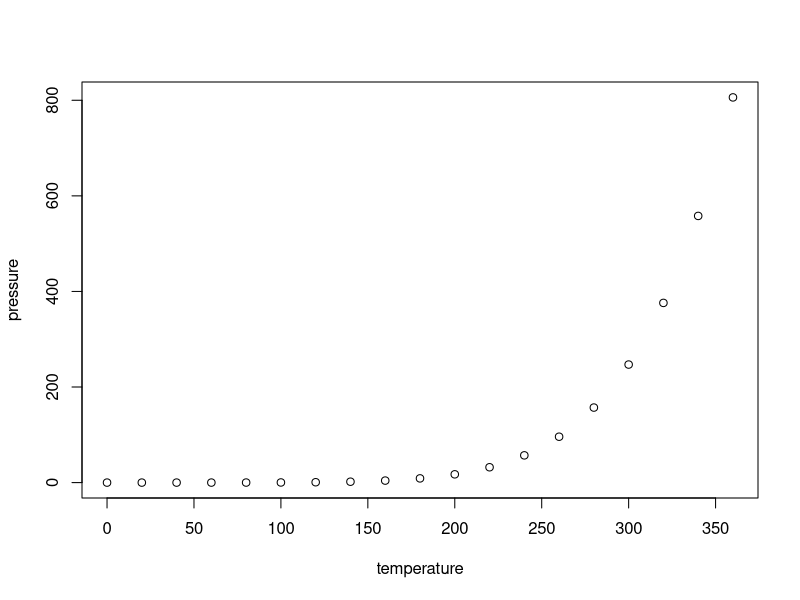
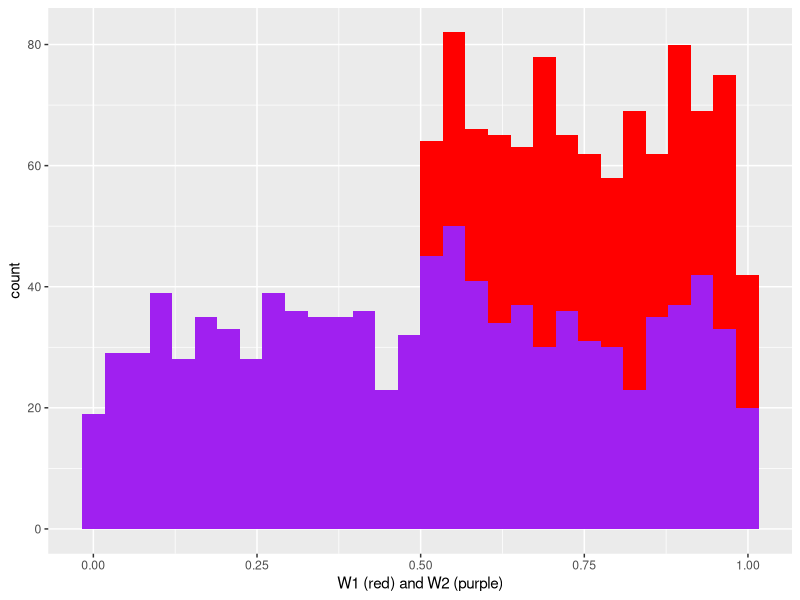
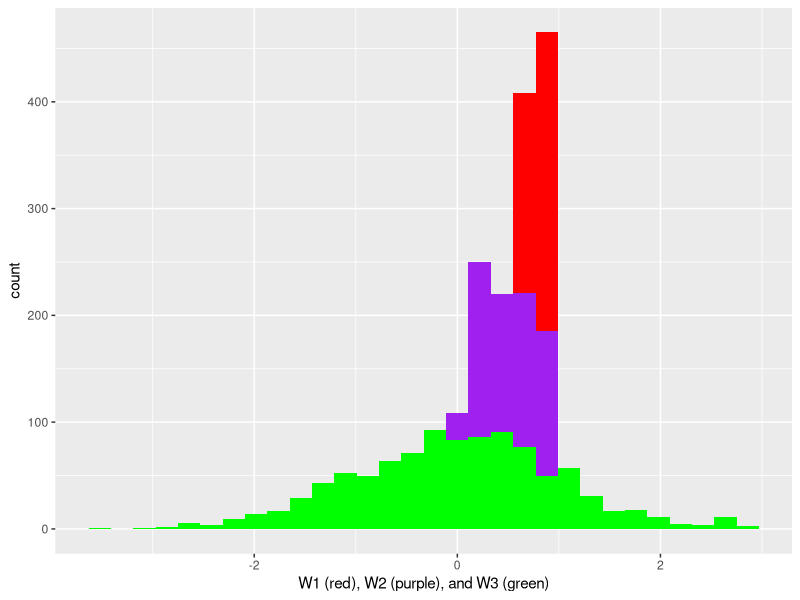

These charts were generated, in order, by the following R code:
## ---- chunk 1
## Set global options (apply to the whole file) and load packages here
knitr::opts_chunk$set(echo = TRUE) ## By default, will print out both code and results
library(tidyverse)
## ---- chunk 2
summary(cars)
## ---- chunk 3
plot(pressure)
## ---- chunk 4
# Set random seed so that data reproduces the same each time it is run
set.seed(27)

# Sample Size
n <- 1000

# Generate data
df <- data.frame(W1=runif(n, min=0.5, max=1),
		  W2=runif(n, min=0, max=1)) 
# creates a data frame (df) consisting of random deviates taken from the uniform distribution of n, ranging from from 0.5 to 1 (w1) AND 0 to 1 (w2).

head(df) #tests the first 6 rows to see if this returned as desired

df <-  mutate(df, #add Y
		  Y=rbinom(n, 1, 1 / (1 + exp(-(-3*W1 - 2*W2 + 2))) ) )
#adds the variable Y to our data frame, where Y is a random generation of the binomial distribution of 1000 with size=1 and the probability of each being 1 / (1 + exp(-(-3*W1 - 2*W2 + 2)))

head(df) # testing to see if the data frame includes Y now
## ---- chunk 5
## Summarize df
summary(df) #shows the summary statistics of each parameter
## ---- chunk 6
## Visualize df
library(ggplot2)
ggplot(data=df, aes(x=W1)) + geom_histogram(aes(x=W1), fill="red") + geom_histogram(aes(x=W2), fill="purple") + labs(x="W1 (red) and W2 (purple)")
#visualizes df
## ---- chunk 7
## Create variable W3
W3=runif(n, min=0.75, max=1) #creates the new variable w3

## Create new data frame df2
df2<-data.frame(W1=runif(n, min=0.5, max=1),
		  W2=runif(n, min=0, max=1), W3=rnorm(n, mean=0, sd=1)) #adds the variable w3 to our data frame and renames it 'df2'

## Create a new Y in df2 using W1, W2, and W3
df2<-mutate(df2, Y=rbinom(n, 1, 1 / (1 + exp(-(-3*W1 - 2*W2 + 2*W3))) ))
# using the same binomial distribution with size and prob, we create the new Y variable and add it to our df2 function 
## ---- chunk 8
## Summarize df2
summary(df2)
#shows summary statistics for the parameters w1, w2, w3, and Y

head(df2) #visualizes the data frame

head(df)
head(df2)

#When we visualize both data frames, I don't notice a change in Y, but I do notice that for the variable W3, there is now a possibility for those values to be negative.
## ---- chunk 9
## Visualize df2 #try i both histogram and scatterplot format

#ggplot(data=df2, aes(x=W1, y=W2)) + geom_point() #notes about using scatterplots

ggplot(data=df2, aes(x=W3)) + geom_histogram(aes(x=W1), fill="red") + geom_histogram(aes(x=W2), fill="purple") + geom_histogram(aes(x=W3), fill="green") + labs(x="W1 (red), W2 (purple), and W3 (green)")
## ---- chunk 10
set.seed(27)
n<-100000 
#100,000 
df <- data.frame(W1=runif(n, min=0.5, max=1),
		  W2=runif(n, min=0, max=1))
df<-mutate(df, #add Y
		  Y=rbinom(n, 1, 1 / (1 + exp(-(-3*W1 - 2*W2 + 2))) ) )
# Y distribution should be binomial



modlm<-lm(data=df, Y~W1+W2)
modglm<- glm(data=df, Y~W1+W2, family="binomial")

# logistic regression
## ---- chunk 11
n <- 1000000
age_90up_2016 <- rbinom(n, 1, 0.049)
age_90up_2017 <- rbinom(n, 1, 0.048)
age_90up_2018 <- rbinom(n, 1, 0.047)
# creates a simulation of occurrence of characteristics for risk-adjustment in Medicare insurance recipients -> Those over 90 years old.

female_sex_2016 <- rbinom(n, 1, 0.552)
female_sex_2017 <- rbinom(n, 1, 0.551)
female_sex_2018 <- rbinom(n,1, 0.55)
# creates a simulation of occurrence of characteristics for risk-adjustment in Medicare insurance recipients -> Those whose documented sex is female.

arthritis_2016 <- rbinom(n, 1, 0.289)
arthritis_2017 <- rbinom(n, 1, 0.301)
arthritis_2018 <- rbinom(n, 1, 0.307)
# creates a simulation of occurrence of characteristics for risk-adjustment in Medicare insurance recipients -> Those who have arthritis.

cancer_2016 <- rbinom(n, 1, 0.33)
cancer_2017 <- rbinom(n, 1, 0.333)
cancer_2018 <- rbinom(n, 1, 0.339)
# creates a simulation of occurrence of characteristics for risk-adjustment in Medicare insurance recipients -> Those who have cancer.

diabetes_2016 <- rbinom(n, 1, 0.357)
diabetes_2017 <- rbinom(n, 1, 0.372)
diabetes_2018 <- rbinom(n, 1, 0.383)
# creates a simulation of occurrence of characteristics for risk-adjustment in Medicare insurance recipients -> Those who have diabetes.
## ---- chunk 12
#creates a data frame for 2016 data
data_2016 <- data.frame(age_90up_2016, female_sex_2016, arthritis_2016, cancer_2016, diabetes_2016)
#adjusting column names
colnames(data_2016) <- c("Ages 90+", "Female Sex", "Arthritis", "Cancer", "Diabetes")
head(data_2016)

#creates a data frame for 2017 data
data_2017 <- data.frame(age_90up_2017, female_sex_2017, arthritis_2017, cancer_2017, diabetes_2017)
#adjusting columns names
colnames(data_2017) <- c("Ages 90+", "Female Sex", "Arthritis", "Cancer", "Diabetes")
head(data_2017)

#creates a data frame for 2018 data
data_2018 <- data.frame(age_90up_2018, female_sex_2018, arthritis_2018, cancer_2018, diabetes_2018)
#adjusting columns names
colnames(data_2018) <- c("Ages 90+", "Female Sex", "Arthritis", "Cancer", "Diabetes")
head(data_2018)
